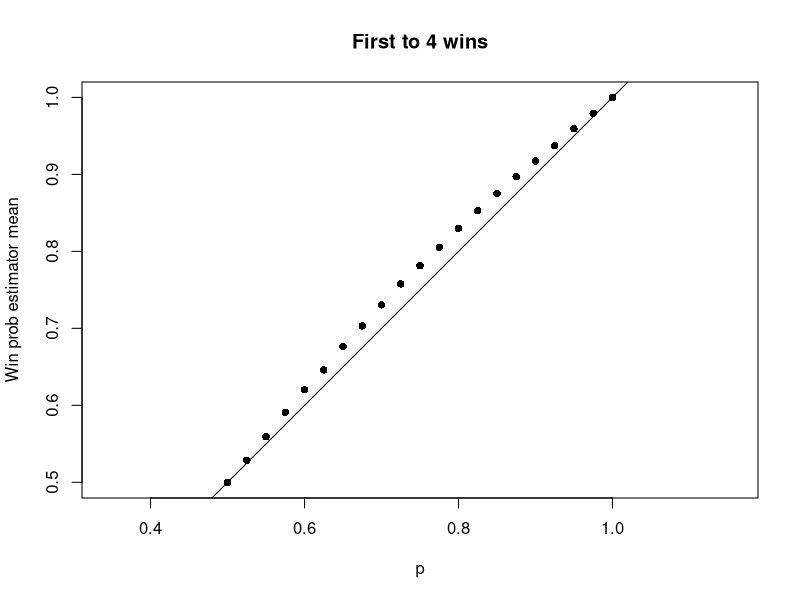
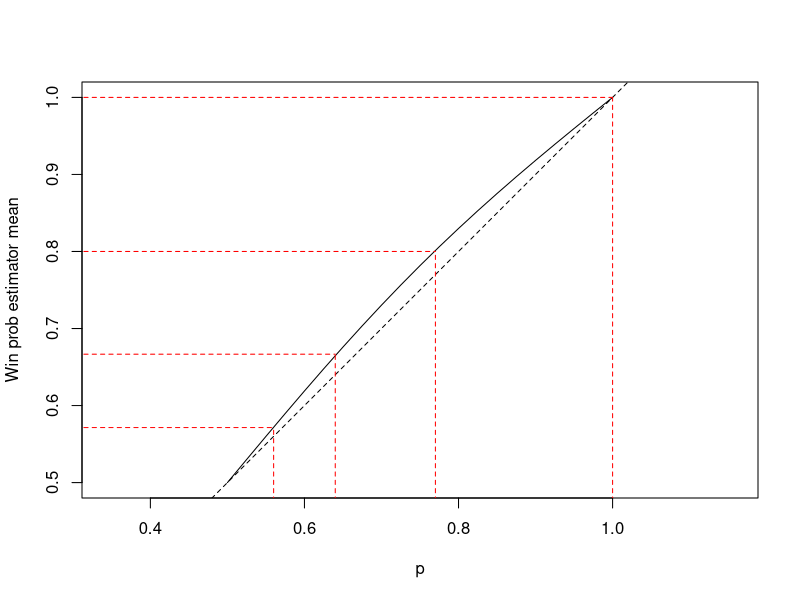
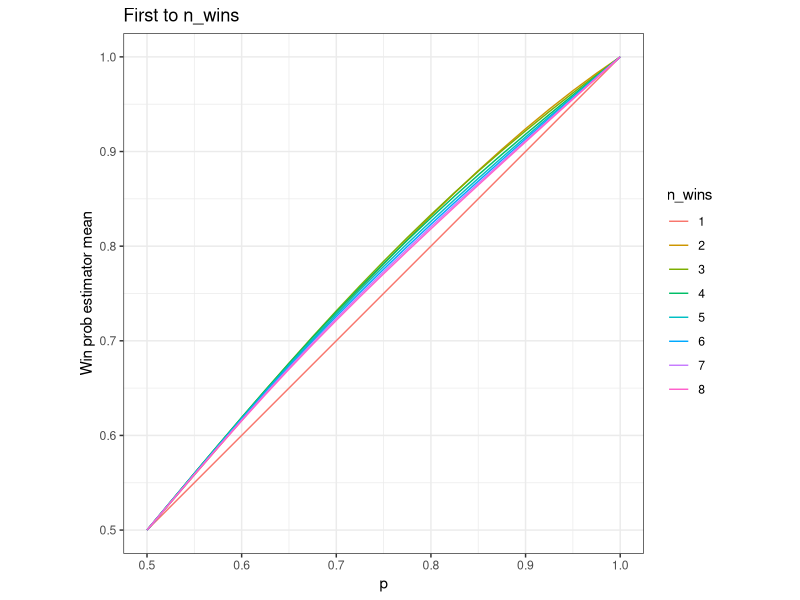
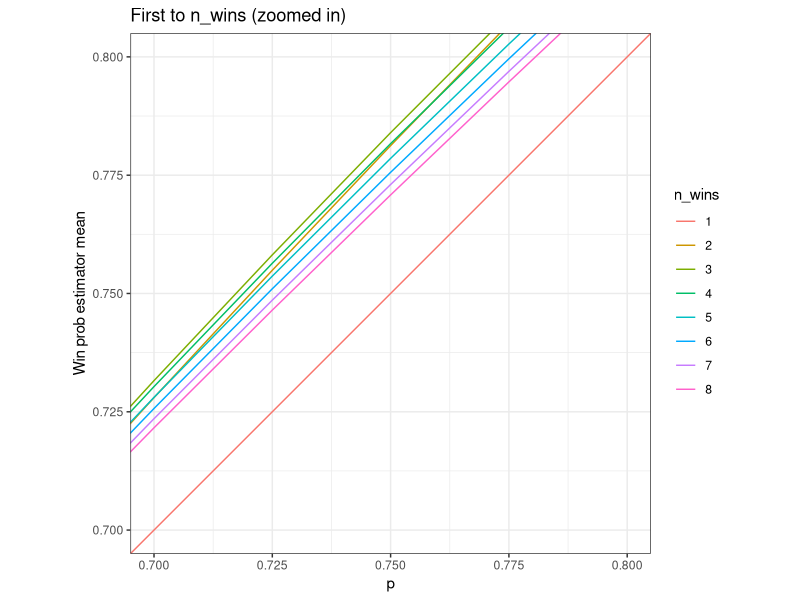
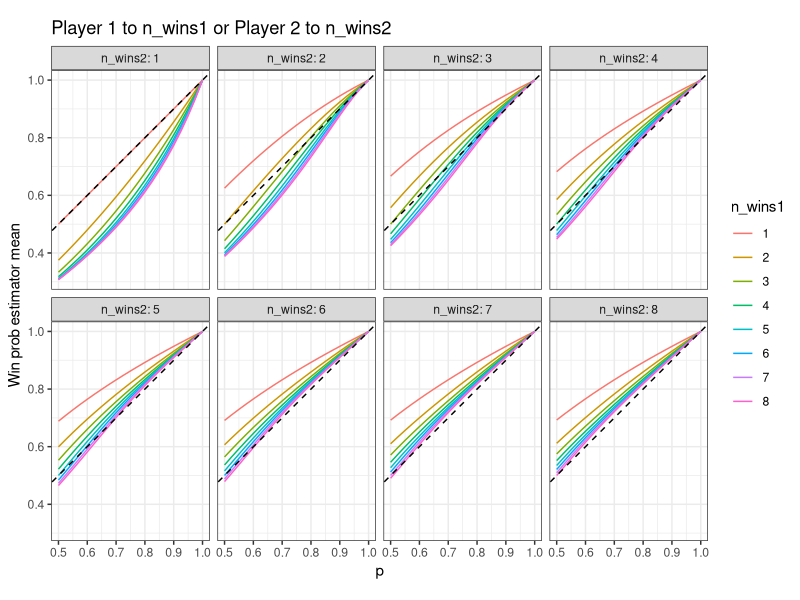

The R source for these figures, in order:
# Player 1 has win probability p. Simulates a series of games which ends when
# player 1 reaches `n_wins1` wins or when player 2 reaches `n_wins2` wins.
SampleSeries <- function(p, n_wins1, n_wins2 = n_wins1) {
  game_results <- rbinom(n_wins1 + n_wins2 - 1, size = 1, prob = p)
  if (sum(game_results) >= n_wins1) {
    n_games <- which(game_results == 1)[n_wins1]
  } else {
    n_games <- which(game_results == 0)[n_wins2]
  }
  player1_wins <- sum(game_results[1:n_games])
  return(c(player1_wins, n_games - player1_wins))
}

# Run SampleSeries `n_sim` times and for each run, estimate p by player 1's
# win percentage in that series. Returns the estimated probabilities.
EstimateWinProb <- function(p, n_sim, n_wins1, n_wins2 = n_wins1) {
  win_data <- replicate(n_sim, SampleSeries(p, n_wins1, n_wins2))
  prob_estimates <- apply(win_data, 2, function(x) x[1] / (x[1] + x[2]))
  return(mean(prob_estimates))
}

# Monte-Carlo plot for first to 4 wins
set.seed(1)
p <- 20:40 / 40
n_wins1 <- 4
n_sim <- 20000
mean_phat <- sapply(p, function(p) EstimateWinProb(p, n_sim, n_wins1))
plot(p, mean_phat, asp = 1, pch = 16, ylab = "Win prob estimator mean",
     main = "First to 4 wins")
abline(0, 1)
# lines(p, sapply(p, function(x) GetEstimatorMean(x, n_wins1)), 
#       col = "red", lty = 2, lwd = 1.5)

# Return expected value of the "series win percentage" estimator
GetEstimatorMean <- function(p, n_wins1, n_wins2 = n_wins1) {
  # first line is for when player 1 wins, second line is for when player 2 wins
  summands1 <- sapply(0:(n_wins2 - 1),
                      function(x) n_wins1 / (n_wins1 + x) * p^n_wins1 * (1 - p)^x *
                        choose(x + n_wins1 - 1, x)
  )
  summands2 <- sapply(0:(n_wins1 - 1), 
                      function(x) x / (x + n_wins2) * p^x * (1 - p)^n_wins2 * 
                        choose(x + n_wins2 - 1, x)
  )
  return(sum(c(summands1, summands2)))
}

# Way to get a better estimate for win probability (method of moments)
p <- 20:40 / 40
original_estimate <- c(4 / 7:4)
mm_estimate <- c(0.56, 0.64, 0.77, 1)  # by trial and error
plot(p, sapply(p, function(x) GetEstimatorMean(x, n_wins1 = 4)), type = "l",
     asp = 1, ylab = "Win prob estimator mean")
abline(0, 1, lty = 2)
segments(x0 = 0, x1 = mm_estimate, y0 = original_estimate, col = "red", lty = 2)
segments(y0 = 0, y1 = original_estimate, x0 = mm_estimate, col = "red", lty = 2)

# varying n_wins1 from 1 to 8 (inclusive)
library(tidyverse)
theme_set(theme_bw())
df <- expand.grid(p = 20:40 / 40, n_wins1 = 1:8)
df$mean_phat <- apply(df, 1, function(x) GetEstimatorMean(x[1], x[2]))
ggplot(df, aes(group = factor(n_wins1))) +
  geom_line(aes(x = p, y = mean_phat, col = factor(n_wins1))) +
  coord_fixed(ratio = 1) +
  scale_color_discrete(name = "n_wins") +
  labs(y = "Win prob estimator mean", title = "First to n_wins")

# zoom in
ggplot(df, aes(group = factor(n_wins1))) +
  geom_line(aes(x = p, y = mean_phat, col = factor(n_wins1))) +
  coord_fixed(ratio = 1, xlim = c(0.7, 0.8), ylim = c(0.7, 0.8)) +
  scale_color_discrete(name = "n_wins") +
  labs(y = "Win prob estimator mean", title = "First to n_wins (zoomed in)")

# Plot when varying n_wins1 and n_wins2
df <- expand.grid(p = 20:40 / 40, n_wins1 = 1:8, n_wins2 = 1:8)
df$mean_phat <- apply(df, 1, function(x) GetEstimatorMean(x[1], x[2], x[3]))
ggplot(df, aes(group = factor(n_wins1))) +
  geom_line(aes(x = p, y = mean_phat, col = factor(n_wins1))) +
  geom_abline(slope = 1, intercept = 0, linetype = "dashed") +
  coord_fixed(ratio = 1) +
  scale_color_discrete(name = "n_wins1") +
  facet_wrap(~ n_wins2, ncol = 4, labeller = label_both) +
  labs(y = "Win prob estimator mean", title = "Player 1 to n_wins1 or Player 2 to n_wins2")
